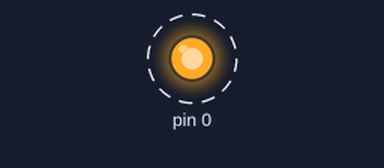
The sketch below on a simulated Arduino Uno, built with avr-gcc and run on an emulated ATmega328P. Parts: output pins drawn as LEDs (lit = HIGH). Dashed ring = blinking.

Above: at 0.5 s.
Timing chart, 0 to 4.6 s (numbered marks = the images above):
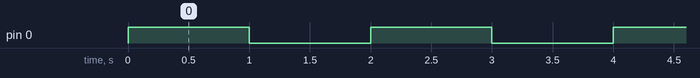

The sketch:

Blink_Arduino.ino
```cpp
void setup() {
  pinMode(0, OUTPUT);
}
void loop() {
  digitalWrite(0, HIGH);
  delay(1000);
  digitalWrite(0, LOW);
  delay(1000);
}
```

Blink_AVR.c
```cpp
#define F_CPU 1000000UL

#include <avr/io.h>
#include <util/delay.h>

int main(void)
{
  DDRB |= 0x01;
  while (1)
  {
    PORTB |= 0x01;
    _delay_ms(1000);
    PORTB &= 0xFE;
    _delay_ms(1000);
  }
}
```

Measured:
- by itself, pin 0: alternates HIGH for 1.0 s and LOW for 1.0 s
